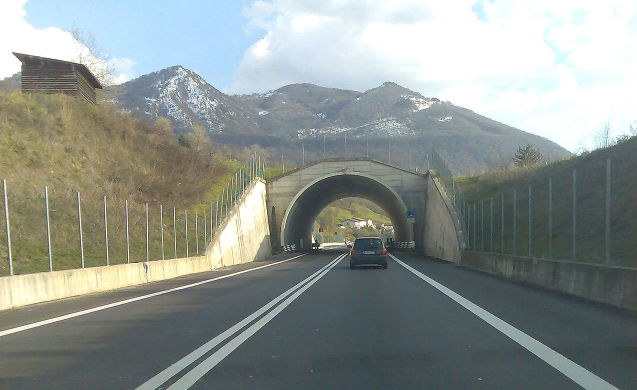
#> input picture Lane Detection/Lane Detection - Image/road.png, 1274 x 779 px (shown at 1/2 size)
$ python 'lane detection - image.py'
#> lines starting #> are read from the running program, lines starting #| are printed output that depends on the picture; after the words box and inside, x2 and y2 are one past the last pixel; in counts of white or black regions, pixels touching at a corner belong together
# IMPORT LIBRARIES
import cv2
import numpy as np


# Convert into gray scale image
def gray(image):
    image = np.asarray(image)
    return cv2.cvtColor(image, cv2.COLOR_RGB2GRAY)


# Gaussian blur to reduce noise and smoothen the image
def gauss(image):
    return cv2.GaussianBlur(image, (5, 5), 0)


# Edge detection function
def edgeDetector(image):
    edged = cv2.Canny(image, 50, 150)
    return edged


# Function to isolate the edges that correspond with the lane lines
# we will focus on the next 100 meters to keep the car on the loan
def getROI(image):
    # extract image dimensions
    height, width = image.shape
    # define the triangle (which represents the region to be isolated) dimensions
    triangle = np.array([[(100, height), (width, height), (width - 400, int(height / 1.5))]])
    # create a black plane to define a white triangle with the same dimensions
    black_image = np.zeros_like(image)
    # create a mask (triangle that isolates the region of interest in our image)
    mask = cv2.fillPoly(black_image, triangle, 255)
    # isolate the edges that correspond with the lane lines
    masked_image = cv2.bitwise_and(image, mask)
    return masked_image


# Function to detect all lines in the masked image
# Applying Hough line transform to convert the clusters of white pixels from the isolated region into actual lines
# The output is all lines detected in the image, each line segment has 2 coordinates
# One denote the start of the line, and the other marks the end of the line
def getLines(image):
    lines = cv2.HoughLinesP(image, 2, np.pi / 180, 100, np.array([]), minLineLength=70, maxLineGap=20)
    print(lines)
    return lines


# Function to draw the lines on the image
def displayLines(image, lines):
    # make sure that the lists with the line points is not empty
    if lines is not None:
        # loop through the lists
        for line in lines:
            # extract the two pairs of(x, y) coordinates
            x1, y1, x2, y2 = line.reshape(4)  # Converting to 1d array
            # create the line and paste it onto the black image
            cv2.line(image, (x1, y1), (x2, y2), (255, 0, 0), 10)
            print(x1, " ", y1, " ", x2, " ", y2)
    return image


# Function to get line coordinates from its parameters
def make_points(image, line_parameters):
    slope = line_parameters[0]
    intercept = line_parameters[1]
    # define the height of the lines,
    # In OpenCV, the y-axis in inverted, so the 0 is at the top and height is at origin
    y1 = image.shape[0]  # Line will always start from bottom of image
    # we want the line to start at the origin (y1) and end ar 2/5 up the image
    # since the y-axis is inverted, instead of 3/5 up from 0, we see 2/5 from the max height
    y2 = int(y1 * (3.5 / 5))
    # calculate x coordinates from the equation: y = mx + b
    # x = (y - b0 / m)
    x1 = int((y1 - intercept) / slope)
    x2 = int((y2 - intercept) / slope)
    print(y1, " ", y2, " ", x1, " ", x2)
    # return the sets of coordinates
    return np.array([x1, y1, x2, y2])


# Function to divide the lines from getLines function into left and right lines
def getSmoothLines(image, lines):
    left_fit = []  # m, c parameters for left side lines
    right_fit = []  # m, c parameters for right side lines
    # loop through the array of lines
    for line in lines:
        # extract the (x, y) values of the 2 points from each line segment
        x1, y1, x2, y2 = line.reshape(4)
        # fit line to point, return slope and y-int
        parameters = np.polyfit((x1, x2), (y1, y2), 1)
        # determine the slope and y-intercept of each line segment
        slope = parameters[0]
        intercept = parameters[1]
        # add negative slopes to the list of left lines and the positive slopes to the list with the right lines
        if slope < 0:
            left_fit.append((slope, intercept))
        else:
            right_fit.append((slope, intercept))

    # Take the avg of the slopes and y-intercepts from both lists
    # take the avg of all line segments for both lists
    left_fit_avg = np.average(left_fit, axis=0)
    right_fit_avg = np.average(right_fit, axis=0)
    # calculate the start point and endpoint for each line
    left_line = make_points(image, left_fit_avg)
    right_line = make_points(image, right_fit_avg)
    # return 2 coordinated for each line
    return np.array([left_line, right_line])


road = cv2.imread('road.png')  # Load image
#> road is the input picture: shape (779, 1274, 3); mean B, G, R 142.7, 147.1, 140

gray_road = gray(road)  # Step 1
#> in gray, `return cv2.cvtColor(image, cv2.COLOR_RGB2GRAY)`:
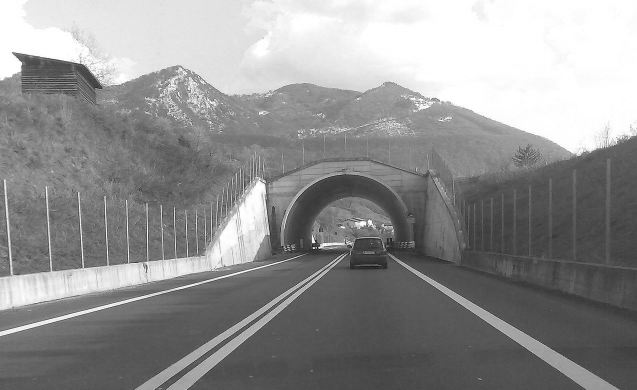
#> returned value: shape (779, 1274) (shown at 1/2 size); min 0, max 255, mean 145
cv2.imwrite('Gray road.png', gray_road)  # Gray image

blur_road = gauss(gray_road)
cv2.imwrite('Blured road.png', blur_road)

edged_road = edgeDetector(blur_road)  # Step 2
#> in edgeDetector, `edged = cv2.Canny(image, 50, 150)`:
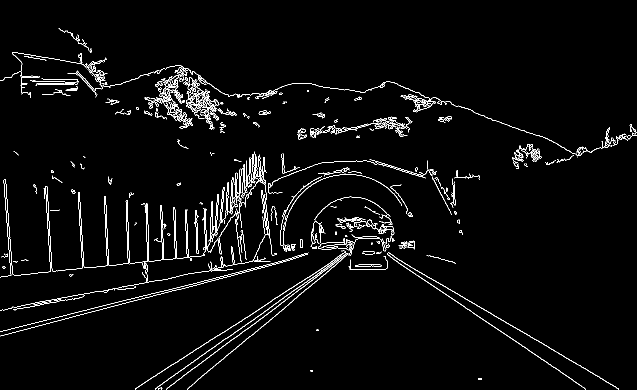
#> edged: shape (779, 1274) (shown at 1/2 size); 2.9% white in thin lines or dots
cv2.imwrite("Edged road.png", edged_road)

masked_road = getROI(edged_road)  # Step 3
#> in getROI, `mask = cv2.fillPoly(black_image, triangle, 255)`:
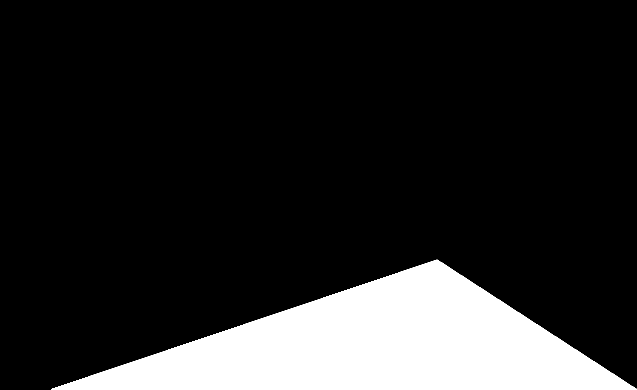
#> black_image: shape (779, 1274) (shown at 1/2 size); 15.4% white; 1 white region, box (x1, y1, x2, y2) and area: (102, 519, 1274, 779) 152816
#> in getROI, `masked_image = cv2.bitwise_and(image, mask)`:
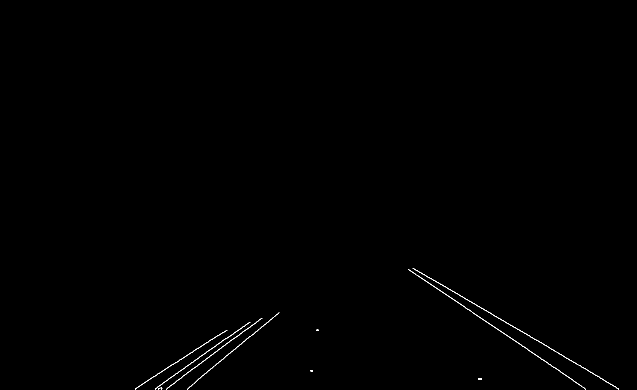
#> masked_image: shape (779, 1274) (shown at 1/2 size); 0.26% white in thin lines or dots, all inside (x1, y1, x2, y2) = (270, 536, 1238, 779)
cv2.imwrite("Masked road.png", masked_road)

road_lines = getLines(masked_road)  # Step 4
#> in getLines, `lines = cv2.HoughLinesP(image, 2, np.pi / 180, 100, np.array([]), minL..`: lines = [[825, 536, 1093, 691], [818, 539, 1168, 775], [310, 777, 431, 692], [375, 777, 523, 653], [412, 717, 522, 637], [270, 778, 444, 665], [1020, 649, 1163, 734], [413, 703, 500, 644], [1115, 705, 1209, 760], [349, 766, 419, 712]]
#| [[[ 825  536 1093  691]]
#|  [[ 818  539 1168  775]]
#|  [[ 310  777  431  692]]
#|  [[ 375  777  523  653]]
#|  [[ 412  717  522  637]]
#|  [[ 270  778  444  665]]
#|  [[1020  649 1163  734]]
#|  [[ 413  703  500  644]]
#|  [[1115  705 1209  760]]
#|  [[ 349  766  419  712]]]
#> road_lines has the same summary as lines in getLines
cv2.imwrite("Road Lines.png", road_lines)

smooth_lines = getSmoothLines(road, road_lines)
#> the loop in getSmoothLines, `for line in lines:` made 10 passes
#> (x1, y1, x2, y2, slope, intercept) on passes 1 to 10: (825, 536, 1093, 691, 0.578, 58.85), (818, 539, 1168, 775, 0.674, -12.57), (310, 777, 431, 692, -0.702, 994.8), (375, 777, 523, 653, -0.838, 1091.2), (412, 717, 522, 637, -0.727, 1016.6), (270, 778, 444, 665, -0.649, 953.3), (1020, 649, 1163, 734, 0.594, 42.71), (413, 703, 500, 644, -0.678, 983.1), (1115, 705, 1209, 760, 0.585, 52.61), (349, 766, 419, 712, -0.771, 1035.2)
#> after the loop in getSmoothLines, `for line in lines:`: left_fit = [(-0.702, 994.8), (-0.838, 1091.2), (-0.727, 1016.6), (-0.649, 953.3), (-0.678, 983.1), (-0.771, 1035.2)]; right_fit = [(0.578, 58.85), (0.674, -12.57), (0.594, 42.71), (0.585, 52.61)]
#> in getSmoothLines, `left_fit_avg = np.average(left_fit, axis=0)`: left_fit_avg = [-0.728, 1012.4]
#> in getSmoothLines, `right_fit_avg = np.average(right_fit, axis=0)`: right_fit_avg = [0.608, 35.4]
#> in make_points, `slope = line_parameters[0]`: slope = -0.728
#> in make_points, `intercept = line_parameters[1]`: intercept = 1012.4
#> in make_points, `x1 = int((y1 - intercept) / slope)`: x1 = 320
#> in make_points, `x2 = int((y2 - intercept) / slope)`: x2 = 642
#| 779   545   320   642
#> in getSmoothLines, `left_line = make_points(image, left_fit_avg)`: left_line = [320, 779, 642, 545]
#| 779   545   1222   838
#> in getSmoothLines, `right_line = make_points(image, right_fit_avg)`: right_line = [1222, 779, 838, 545]
#> smooth_lines = [[320, 779, 642, 545], [1222, 779, 838, 545]]

image_with_smooth_lines = displayLines(road, smooth_lines)
#> the loop in displayLines, `for line in lines:` made 2 passes
#| 320   779   642   545
#| 1222   779   838   545
#> after the loop in displayLines, `for line in lines:`:
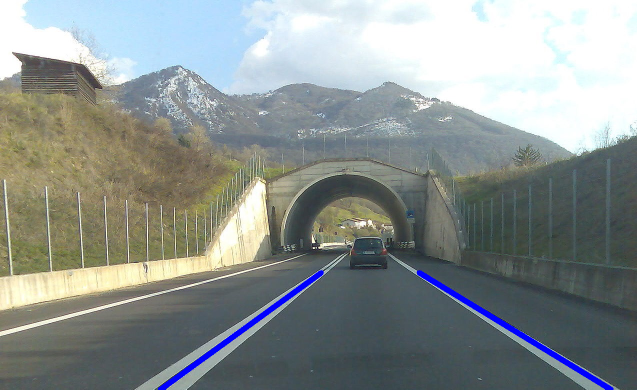
#> image: shape (779, 1274, 3) (shown at 1/2 size); 0.96% of pixels changed, all inside (x1, y1, x2, y2) = (316, 540, 1227, 779)

cv2.imshow('Output', image_with_smooth_lines)
cv2.imwrite("output.png", image_with_smooth_lines)
cv2.waitKey(0)
